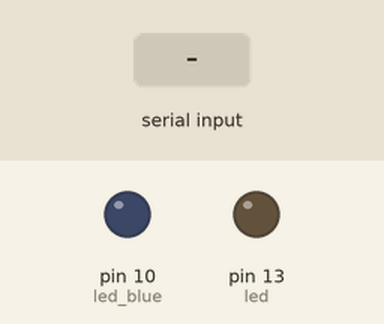
Recording of a sketch running on a simulated Arduino Uno, built with avr-gcc and run on an emulated ATmega328P. Parts: output pins drawn as LEDs (lit = HIGH). The inputs (shaded band) are chosen by the test bench.

Above: at 1.2 s.
1.3 s: "ON\n" received over Serial
At 1.7 s:
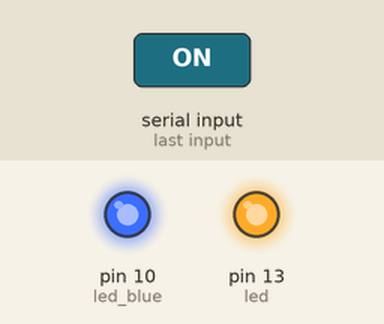
2.8 s: "OFF\n" received over Serial
At 4.1 s:
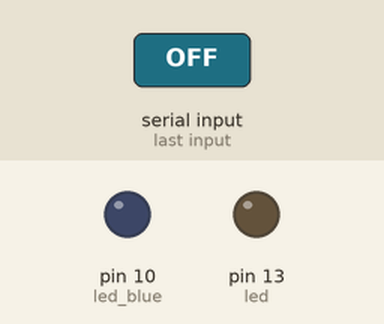
Timing chart, 0 to 5.8 s (numbered marks = the images above; inputs shaded):
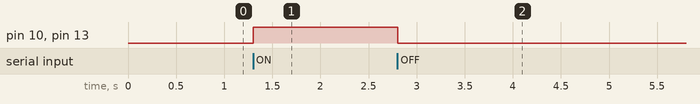

Measured:
- after the input at 1.3 s, pin 10 (led_blue), pin 13 (led): LOW → HIGH at once
- after the input at 2.8 s, pin 10 (led_blue), pin 13 (led): HIGH → LOW at once

The sketch:

DigitalReadSerial.ino
```cpp
#define led_blue 10
#define led 13 // pin de conexión del led

String stringDeEntrada = ""; // string donde se almacenaran los datos de entrada

bool stringCompleto = false;  // bandera para comprobar si la cadena de caracteres esta completa

void setup() {
  Serial.begin(9600);
  // declaramos a led como salida
  pinMode(led, OUTPUT);
  pinMode(led_blue, OUTPUT);
  // reservamos 200 bytes para el stringDeEntrada:
  stringDeEntrada.reserve(200);

}

void loop() {

  if (stringCompleto) {

    // le quitamos el ultimo valor al string de entrada
    stringDeEntrada.remove(stringDeEntrada.length() - 1);

    /* comprobamos: si el string de entada es igual a "encender"
      entonces, se enciende el led.Si el string de entada es igual a "apagar"
      entonces, el led se apaga */

    if (stringDeEntrada.equals("ON")) {
      digitalWrite(led_blue, HIGH);
      digitalWrite(led, HIGH);

    } else if (stringDeEntrada.equals("OFF")) {
      digitalWrite(led_blue, LOW);
      digitalWrite(led, LOW);
    }
    //limpiamos el string
    stringDeEntrada = "";
    stringCompleto = false;
  }
}
/*
  SerialEvent ocurre cada vez que llega
  un nuevo dato en el hardware serial RX.
  Esta rutina se ejecuta cada vez que se
  ejecuta void loop(), por lo que el uso de
  pausas dentro del void loop puede retrasar la respuesta.
  Pueden estar disponibles varios bytes de datos.
*/
void serialEvent() {
  while (Serial.available()) {
    // obtenemos el nuevo byte:
    char caracterDeEntrada = (char)Serial.read();
    // añadimos ese dato a stringDeEntrada:
    stringDeEntrada += caracterDeEntrada;

    /* si el carácter entrante es una nueva línea,
      establecemos una bandera para que el ciclo principal
      pueda hacer algo al respecto: */

    if (caracterDeEntrada == '\n') {
      stringCompleto = true;
    }
  }
}
```
